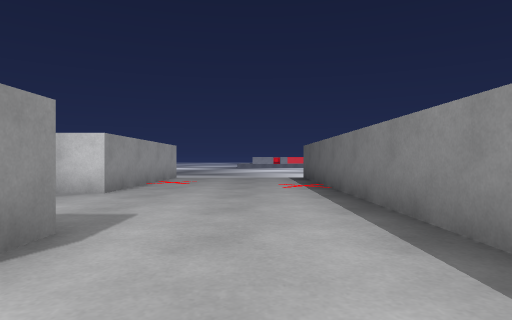
View 1 (above)

17 first-person views from a walk through a Unity game level. The camera is 0.55 m above the floor, looks level and sees 75° across. The floor is counted in squares, 1 m on a side. Each view is taken from the middle of a square. On the plan, view 1 faces up. The plan holds only what a view shows up to about 9 squares ahead; the rest is blank. The place goes on beyond the plan. The player character is not drawn.

View 2
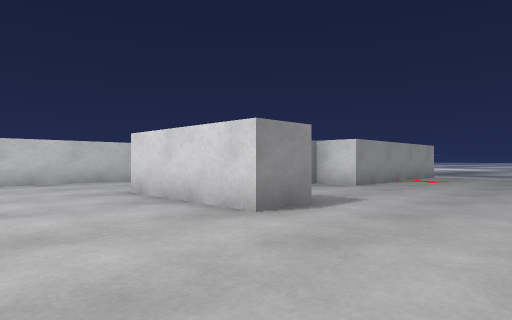

View 3
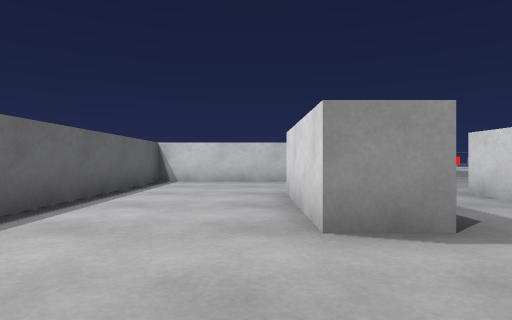

View 4
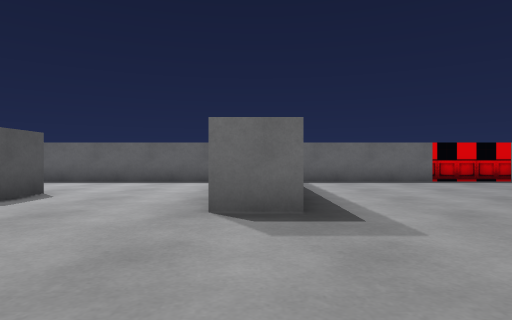

View 5
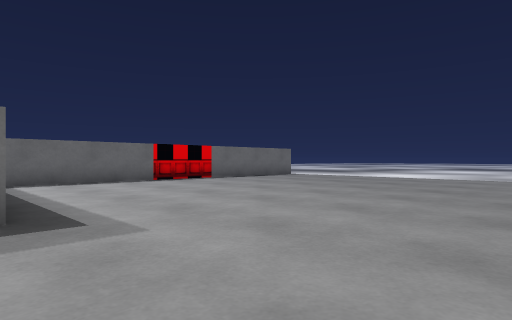

View 6
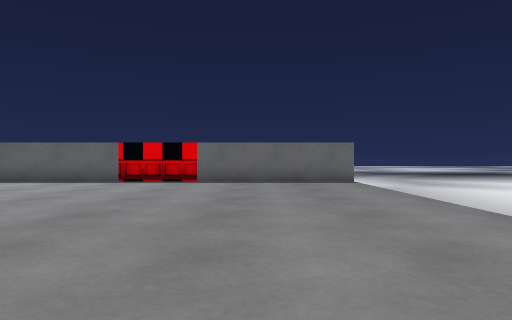

View 7
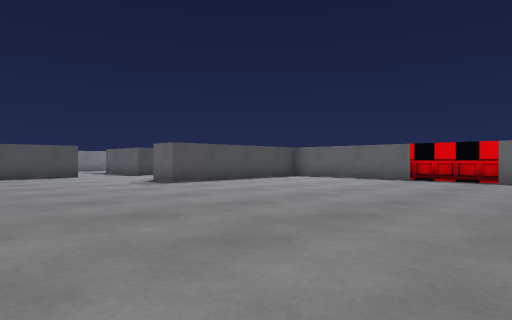

View 8
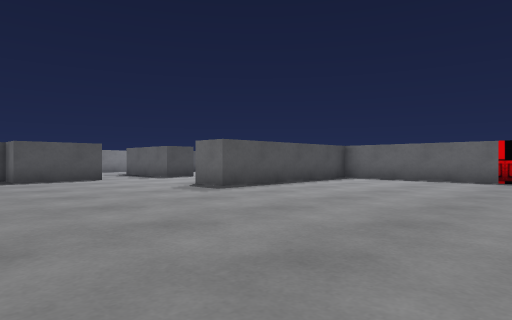

View 9
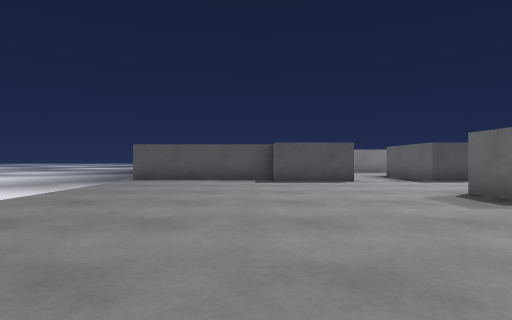

View 10
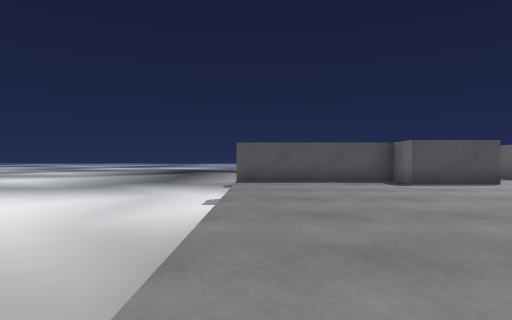

View 11
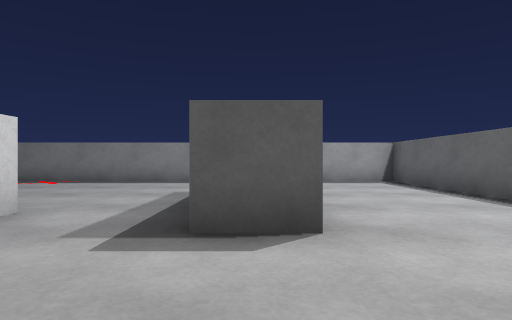

View 12
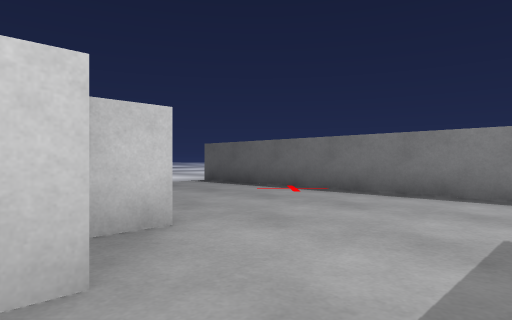

View 13
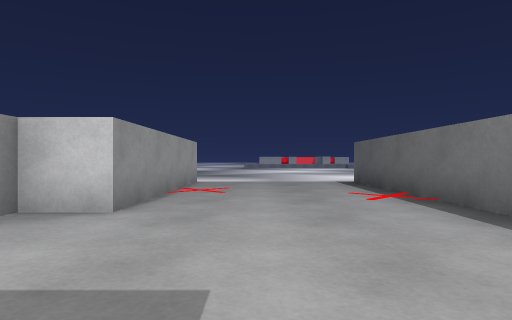

View 14
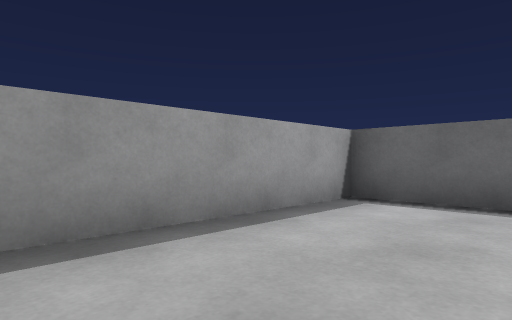

View 15
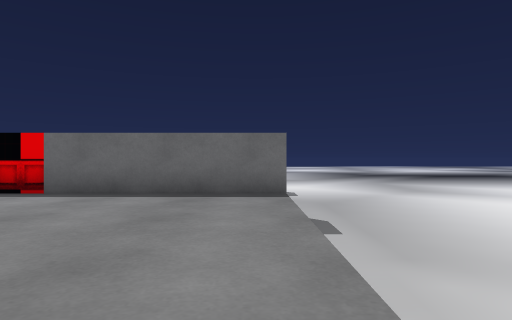

View 16
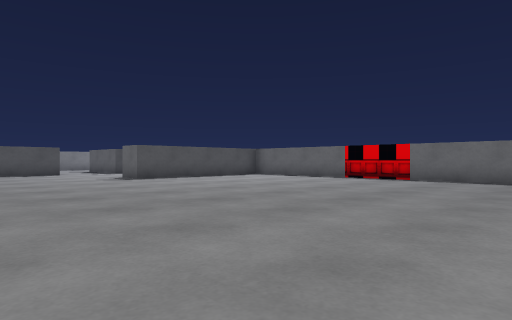

View 17
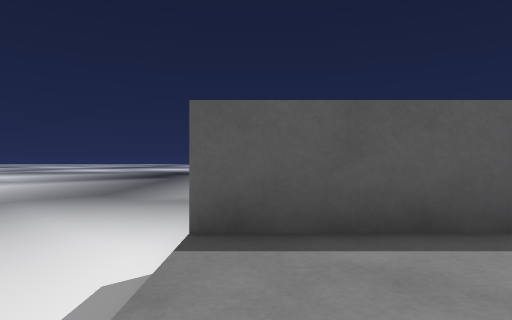

### Floor plan
Key: @ floor where view 1 was taken; # wall or solid block; . floor; ≈ liquid the walk keeps out of.
Columns run from 19 left of view 1 to 2 right of it. Each row starts with its distance up from view 1.
 11          ≈≈≈≈≈≈≈≈≈≈≈≈
 10        .........#....#
  9         ........#....#
  8  ...............#....#
  7  ...............#....#
  6  ..............##....#
  5  ..............#.....#
  4  ....................#
  3  ..........#.........#
  2 ≈..........#...###...#
  1 ≈..........#.........#
  0 ≈..........#.......@.#
 -1 ≈..........#.........#
 -2 ≈#####################
 -3 ≈
 -4 ≈

Positions as (right, up) in squares from view 1, and headings:
1: (0, 0), facing up
2: (1, -1), facing up-left
3: (1, 1), facing left
4: (-8, 7), facing down
5: (-8, 7), facing down-left
6: (-16, 7), facing down
7: (-16, 8), facing down-right
8: (-14, 8), facing down-right
9: (-13, 7), facing right
10: (-12, 10), facing right
11: (-7, 2), facing right
12: (-4, 3), facing up-right
13: (-1, 2), facing up
14: (-1, 3), facing down-right
15: (-18, 4), facing down
16: (-18, 8), facing down-right
17: (-6, 10), facing right
